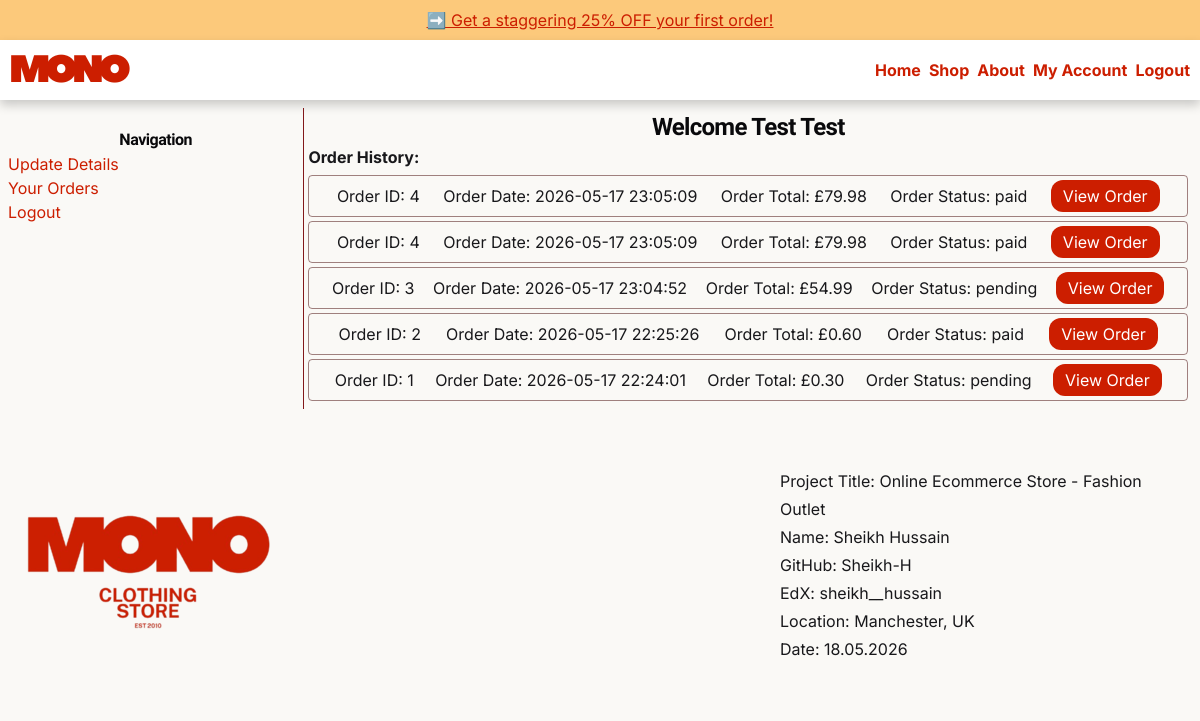
The page /order_history (signed in) on the database as committed earlier.
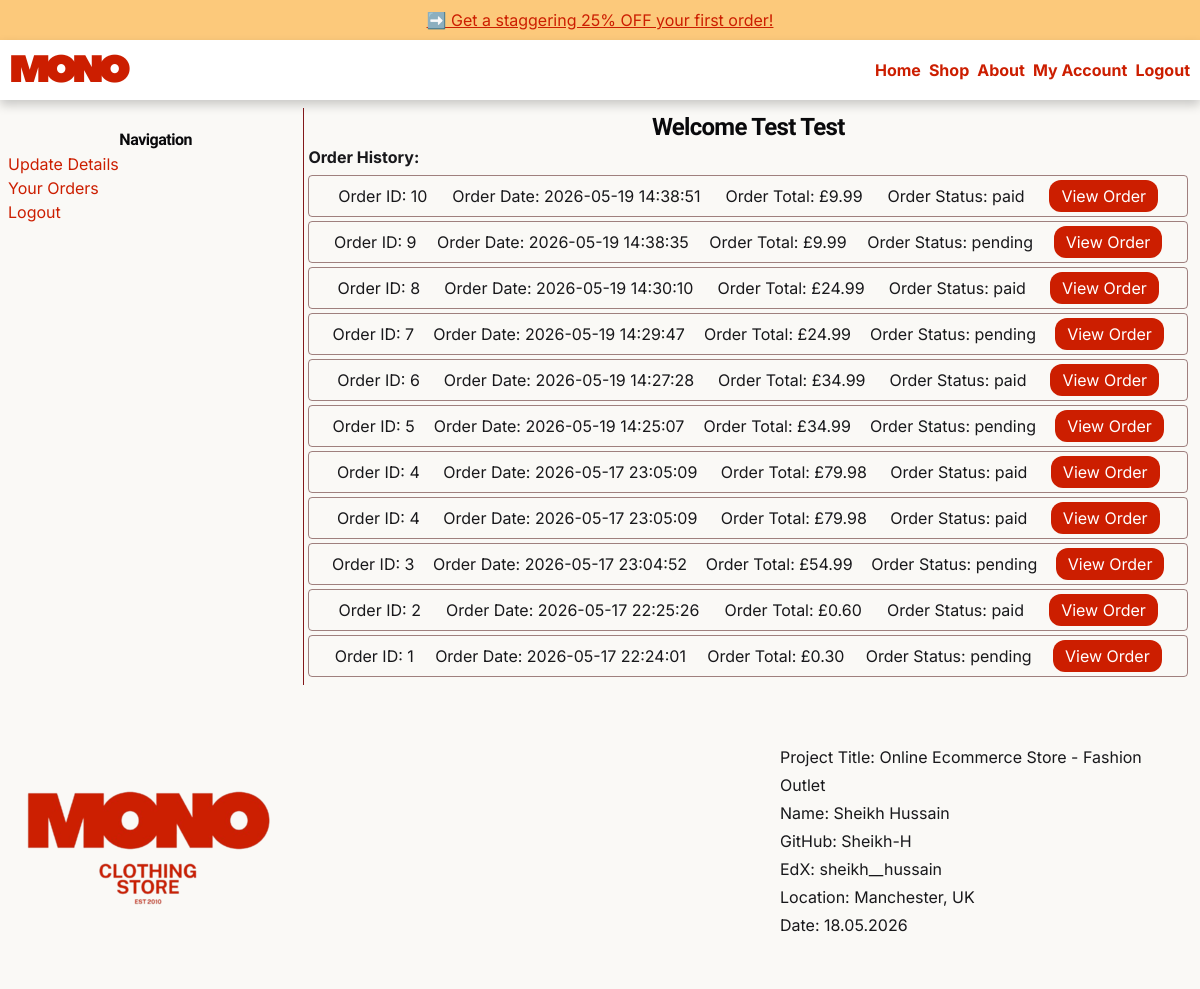
The same page on the database as committed later.
### tables this page shows
CREATE TABLE users (
    user_id INTEGER PRIMARY KEY AUTOINCREMENT,
    firstname TEXT NOT NULL,
    surname TEXT NOT NULL,
    email TEXT NOT NULL UNIQUE,
    password TEXT NOT NULL,
    address TEXT NOT NULL,
    user_created_at TEXT NOT NULL
);

CREATE TABLE order_items (
    order_items_id INTEGER PRIMARY KEY AUTOINCREMENT,
    order_id INTEGER NOT NULL,
    product_id INTEGER NOT NULL,
    order_items_qty INTEGER NOT NULL,
    order_items_price REAL NOT NULL,
    FOREIGN KEY(order_id) REFERENCES orders(order_id),
    FOREIGN KEY(product_id) REFERENCES products(product_id)
);

CREATE TABLE orders (
    order_id INTEGER PRIMARY KEY AUTOINCREMENT,
    user_id INTEGER NOT NULL,

    order_total_price REAL NOT NULL,
    order_status TEXT NOT NULL DEFAULT 'pending',

    -- Stripe fields
    stripe_session_id TEXT,
    stripe_payment_intent_id TEXT,
    payment_status TEXT DEFAULT 'pending',

    order_created_at TEXT NOT NULL,
    paid_at TEXT,

    FOREIGN KEY(user_id) REFERENCES users(user_id)
);

### app.py (the view)
@app.route("/order_history", methods=["GET", "POST"])
@login_required
def order_history():
    title = "Order History"
    user_id = session["user_id"]
    connection = connect_db()
    cursor = connection.cursor()
    cursor.execute(
        """SELECT * FROM users WHERE user_id = ?;""",
        (user_id,),
    )
    user = cursor.fetchone()
    connection.close()
    orders = order_history_function(user_id)
    return render_template(
        "pages/customer/orders.html", title=title, orders=orders, user=user
    )

### app.py (called while the page is built)
@app.after_request
def after_request(response):
    response.headers["Cache-Control"] = "no-cache, no-store, must-revalidate"
    response.headers["Expires"] = 0
    response.headers["Pragma"] = "no-cache"
    return response

### helpers.py (called while the page is built)
def connect_db():
    connection = sqlite3.connect("instance/shop.db", timeout=10)
    connection.execute("PRAGMA foreign_keys = ON")
    connection.row_factory = sqlite3.Row
    return connection

def order_history_function(user_id):
    connection = connect_db()
    cursor = connection.cursor()
    cursor.execute(
        """
    SELECT *
    FROM orders
    JOIN order_items
        ON orders.order_id = order_items.order_id
    JOIN products
        ON order_items.product_id = products.product_id
    LEFT JOIN product_images
        ON product_images.product_id = products.product_id
        AND product_images.is_primary = 1
    WHERE orders.user_id = ?
    ORDER BY orders.order_id DESC;
""",
        (user_id,),
    )
    orders = cursor.fetchall()
    connection.close()
    return orders

def login_required(f):
    @wraps(f)
    def decorated_function(*args, **kwargs):
        if session.get("user_id") is None:
            return redirect(url_for("login"))
        return f(*args, **kwargs)
    return decorated_function

### templates/pages/customer/orders.html
{% extends 'layout.html' %}
{% block content %}
<section>
  <div class="flex w-full p-2">
    <div class="flex h-full w-1/2 flex-col lg:w-1/3">
      <h4 class="mt-5 text-center font-bold">Navigation</h4>
      <nav>
        <ul>
          <li>
            <a href="{{url_for('update_account_details')}}">Update Details</a>
          </li>
          <li><a href=" {{url_for('order_history')}} ">Your Orders</a></li>
          <li><a href=" {{url_for('logout')}} ">Logout</a></li>
        </ul>
      </nav>
    </div>
    <div class="h-full w-full border-l border-red-900 p-1">
      <h3 class="text-center">
        Welcome {{user['firstname']}} {{user['surname']}}
      </h3>
      <p class="font-bold">Order History:</p>
      {% for order in orders %}
      <div
        class="mt-1 mb-1 flex w-full items-center justify-evenly rounded border border-red-950/50 p-1"
      >
        <p>Order ID: {{order.order_id}}</p>
        <p>Order Date: {{order.order_created_at}}</p>
        <p>Order Total: £{{"{:.2f}".format(order.order_total_price)}}</p>
        <p>Order Status: {{order.order_status}}</p>
        <a
          href="{{url_for('order_details', order_id=order.order_id)}}"
          class="pbutton"
          >View Order</a
        >
      </div>
      {% endfor %}
    </div>
  </div>
</section>
{% endblock %}

### templates/layout.html (shortened to what this page needs)
<!doctype html>
<html lang="en">
  <head>
    <link
      rel="stylesheet"
      href="{{ url_for('static', filename='css/output.css') }}"
    />
  </head>
  <body class="overflow-x-hidden">
     {% if session.get('admin_id') %}
    <header>{% include 'parts/admin_header.html' %}</header>
    {% else %}
    <header>{% include 'parts/header.html' %}</header>
    {% endif %}
    <main>{% block content %}{% endblock %}</main>
    <footer>{% include 'parts/footer.html' %}</footer>
  </body>
</html>

### templates/parts/header.html (shortened to what this page needs)
<a href="#"
  ><div
    class="flex min-h-10 w-full items-center justify-center bg-amber-500/50 p-0.5 text-center"
  >
    <span>➡️ Get a staggering 25% OFF your first order!</span>
  </div></a
>
<div
  class="flex min-h-15 w-full items-center justify-between rounded-b-md border-b-black bg-white p-2.5 text-center align-middle shadow-[0_5px_10px_rgba(0,0,0,0.2)] lg:rounded-none"
>
  <a href="{{ url_for('home') }}">
    <div class="flex min-h-10 min-w-30">
      <img
        src="{{ url_for('static', filename='media/logo.png') }}"
        alt="logo"
      /></div
  ></a>
  <div
    class="hidden lg:flex lg:h-10 lg:items-center lg:justify-center lg:align-middle"
  >
    <nav class="flex">
      <ul class="flex gap-2 font-bold">
        <li><a href="{{ url_for('home') }}">Home</a></li>
        <li><a href="{{ url_for('all_products')}}">Shop</a></li>
        <li><a href="{{ url_for('about') }}">About</a></li>
         {% if not session %}
        <li><a href="{{ url_for('login') }}">Login/Register</a></li>
        {% else %}
        <li><a href="{{ url_for('account') }}">My Account</a></li>
        <li><a href="{{ url_for('logout') }}">Logout</a></li>
        {% endif %}
      </ul>
    </nav>
  </div>
</div>

### templates/parts/footer.html
<div class="flex w-full items-center justify-between p-5">
  <div>
    <img src="{{url_for('static', filename='media/favicon.ico')}}" alt="logo" />
  </div>
  <div class="w-100">
    <p>
      Project Title: Online Ecommerce Store - Fashion Outlet<br />
      Name: Sheikh Hussain<br />
      GitHub: Sheikh-H<br />
      EdX: sheikh__hussain<br />
      Location: Manchester, UK<br />
      Date: 18.05.2026<br />
    </p>
  </div>
</div>

Rows that differ between the two databases and show on the page:
added order_items: order_id "10", order_created_at "2026-05-19 14:38:51", order_status "paid"
added orders: order_total_price "9.99"
added order_items: order_id "9", order_created_at "2026-05-19 14:38:35", order_status "pending"
added orders: order_total_price "9.99"
added order_items: order_id "8", order_created_at "2026-05-19 14:30:10", order_status "paid"
added orders: order_total_price "24.99"
added order_items: order_id "7", order_created_at "2026-05-19 14:29:47", order_status "pending"
added orders: order_total_price "24.99"
added order_items: order_id "6", order_created_at "2026-05-19 14:27:28", order_status "paid"
added orders: order_total_price "34.99"
added order_items: order_id "5", order_created_at "2026-05-19 14:25:07", order_status "pending"
added orders: order_total_price "34.99"
